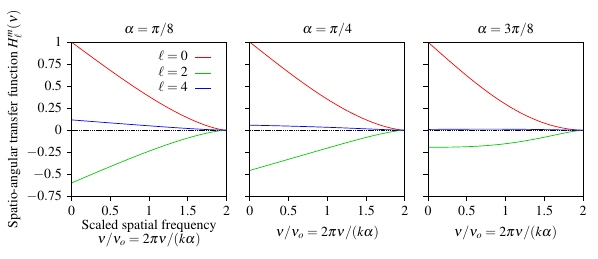

Here is the Python script that generated this plot:
import numpy as np
import matplotlib
import matplotlib.pyplot as plt
import matplotlib.lines as lines
import matplotlib.gridspec as gridspec
import scipy.misc
from scipy import special

plt.rcParams["font.family"] = "serif"
plt.rcParams["font.serif"] = "Times"


inches = 2
rows = 1
cols = 3
widths = [1,1,1]
heights = [1]
hspace = 0.05
wspace = 0.15

f = plt.figure(figsize=(inches*(np.sum(widths) + widths[0]*(wspace)*(cols - 1)),
                        inches*(np.sum(heights))))

outer_grid = gridspec.GridSpec(ncols=cols, nrows=rows,
                               width_ratios=widths, height_ratios=heights,
                               hspace=hspace, wspace=wspace)

def An(nu, n):
    if n == 1:
        return (2/np.pi)*(np.arccos(nu/2) - (nu/2)*np.sqrt(1 - (nu/2)**2))
    elif n == 2:
        return (2/np.pi)*(np.arccos(nu/2) - (3 - 2*((nu/2)**2))*(nu/2)*np.sqrt(1 - (nu/2)**2))

def SATF(l, nu, alpha):
    if l == 0:
        return 7*(32*An(nu, 1) + 4*(alpha**2)*(An(nu, 1) + An(nu, 2)) + 3*(alpha**4)*An(nu, 2))
    if l == 2:
        return 4*np.sqrt(5)*(-16*An(nu, 1) + (alpha**2)*(An(nu, 1) + An(nu, 2)) + 3*(alpha**4)*An(nu, 2))
    if l == 4:
        return 8*(4*An(nu, 1) - 2*(alpha**2)*(An(nu, 1) + An(nu, 2)) + (alpha**4)*An(nu, 2))

alphas = [np.pi/8, np.pi/4, 3*np.pi/8]
alpha_strs = ['\\pi/8', '\\pi/4', '3\\pi/8']
for col in range(cols):
    alpha = alphas[col]
    ax = f.add_subplot(outer_grid[0, col])
    ax.set_xlim([0,2])
    ax.set_ylim([-0.75,1])

    lm_strs = ['$\ell=0$', '$\ell=2$', '$\ell=4$']
    lm_c = [[1,0,0], [0,0.8,0], [0,0,1]]
    nu = np.linspace(1e-3, 2, 100)
    ax.plot(nu, SATF(0, nu, alpha)/SATF(0, 0, alpha), '-', c=lm_c[0], lw=0.5)
    ax.plot(nu, SATF(2, nu, alpha)/SATF(0, 0, alpha), '-', c=lm_c[1], lw=0.5)
    ax.plot(nu, SATF(4, nu, alpha)/SATF(0, 0, alpha), '-', c=lm_c[2], lw=0.5)
    ax.plot([0,2],[0,0], 'k--', lw=0.25, zorder=1)

    ax.tick_params(direction='out', left=True, right=False, width=0.75)
    ax.yaxis.set_ticks([-0.75, -0.5, -0.25, 0, 0.25, 0.5, 0.75, 1.0])
    if col == 0:
        ax.set_yticklabels(['$-0.75$','$-0.5$','$-0.25$','0','0.25','0.5','0.75','1'])
    else:
        ax.set_yticklabels([])
    ax.xaxis.set_ticks([0, 0.5, 1, 1.5, 2])
    ax.set_xticklabels(['0','0.5','1','1.5','2'])

    ax.text(0.5, 1.08, '$\\alpha = '+alpha_strs[col]+'$', ha='center', va='center', rotation=0, transform=ax.transAxes)
    if col == 0:
        ax.text(-0.35, 0.5, 'Spatio-angular transfer function $H_\ell^m(\\nu)$', ha='center', va='center', rotation=90, transform=ax.transAxes)
        ax.text(0.5, -0.25, 'Scaled spatial frequency\n $\\nu/\\nu_o = 2\pi\\nu/(k\\alpha)$', ha='center', va='center', transform=ax.transAxes)

        for i, lm_str in enumerate(lm_strs):
            ax.text(0.75, 0.9 - 0.1*i, lm_str, ha='right', va='center', transform=ax.transAxes)
            l1 = lines.Line2D([0.8,0.9], 2*[0.9 - 0.1*i], c=lm_c[i], lw=0.5, transform=ax.transAxes)
            f.lines.extend([l1])

    if col != 0:
        ax.text(0.5, -0.25, '$\\nu/\\nu_o = 2\pi\\nu/(k\\alpha)$', ha='center', va='center', transform=ax.transAxes)
f.savefig('satf.pdf', dpi=500, bbox_inches='tight')
